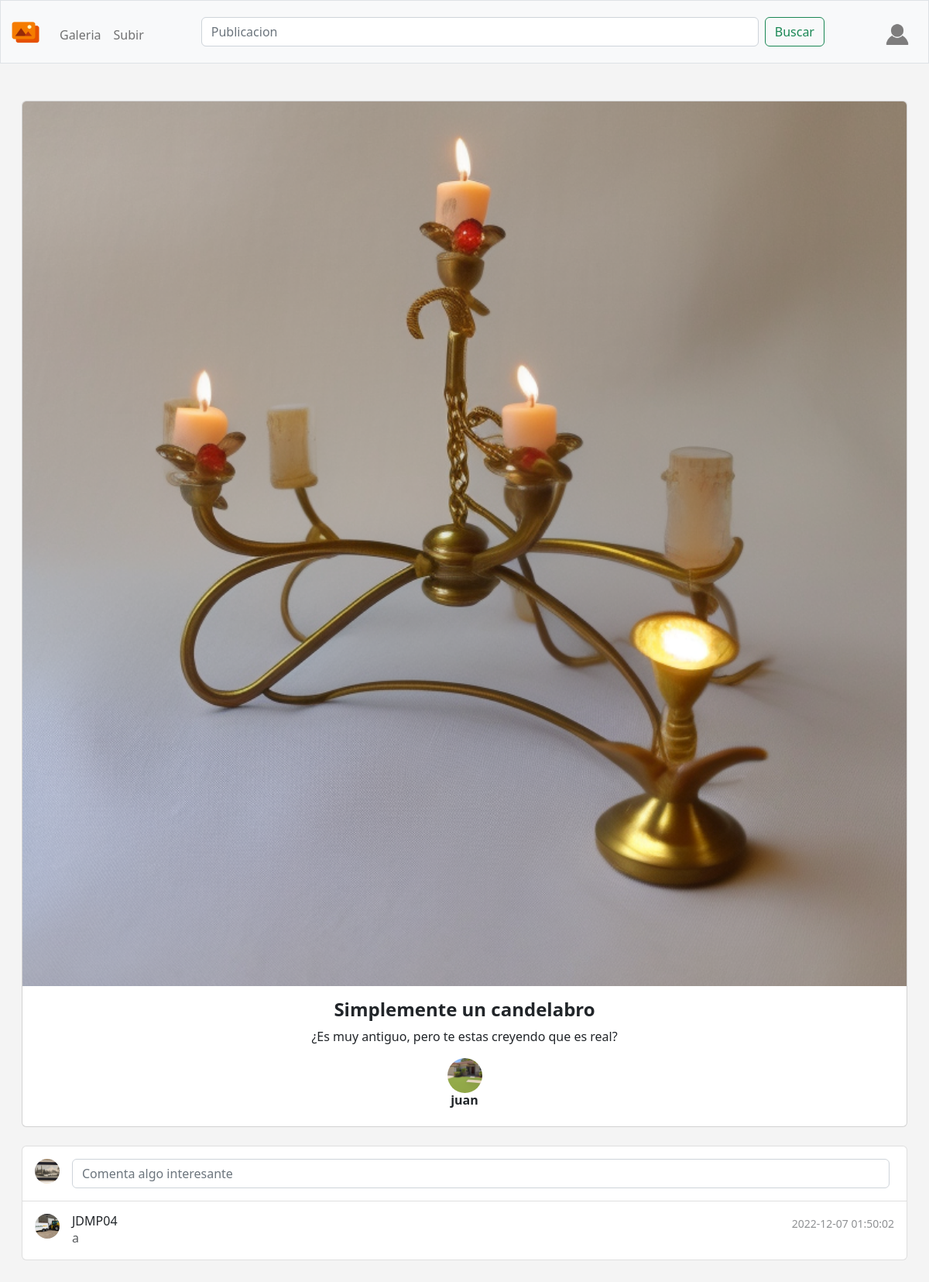
The page /image?public=2 (signed in) on the database its author committed.
### tables this page shows
CREATE TABLE 'public' ('id' INTEGER PRIMARY KEY AUTOINCREMENT NOT NULL, 'user_id' INTEGER NOT NULL, 'title' TEXT NOT NULL, 'ruta' TEXT NOT NULL, 'description' TEXT NOT NULL DEFAULT 'Un pajaro', 'privacidad' TEXT NOT NULL DEFAULT 'public', 'likes' INTEGER NOT NULL DEFAULT 0);

CREATE TABLE 'users' ('id' INTEGER PRIMARY KEY AUTOINCREMENT NOT NULL, 'username' TEXT NOT NULL, 'hash' TEXT NOT NULL, 'profile' TEXT NOT NULL DEFAULT '/static/profile/default-profile.png', 'correo' TEXT NOT NULL DEFAULT 'person@example.com');

CREATE TABLE 'comentarios' ('id' INTEGER PRIMARY KEY AUTOINCREMENT NOT NULL, 'user_id' INTEGER NOT NULL, 'public_id' INTEGER NOT NULL, 'comentario' TEXT NOT NULL DEFAULT 'Un pajaro',date TIMESTAMP DEFAULT CURRENT_TIMESTAMP);

### app.py (the view)
@app.route('/image')
@login_required
def image_function():
    user_id = session["user_id"]
    publicacion_id = request.args.get('public')
    perfil_local = db.execute(
        "SELECT profile FROM users WHERE id = ?", user_id)
    image_db = db.execute(
        "SELECT public.id, public.title, public.ruta, public.description, users.username, users.profile, users.id AS user_id FROM public INNER JOIN users ON public.user_id=users.id WHERE public.id = ?", publicacion_id)
    comentarios_db = db.execute(
        "SELECT comentarios.comentario, comentarios.date, comentarios.id, users.username, users.profile, users.id AS usuario, public.id AS publicacion FROM comentarios INNER JOIN users ON users.id = comentarios.user_id INNER JOIN public ON public.id = comentarios.public_id WHERE public.id = ? ORDER BY comentarios.date", publicacion_id
    )
    return render_template("imagen.html", imagen=image_db, publicacion=publicacion_id, comentarios = comentarios_db, usuario=perfil_local)

### app.py (called while the page is built)
@app.after_request
def after_request(response):
    response.headers["Cache-Control"] = "no-cache, no-store, must-revalidate"
    response.headers["Expires"] = 0
    response.headers["Pragma"] = "no-cache"
    return response

### mark.py (called while the page is built)
def login_required(f):
    @wraps(f)
    def decorated_function(*args, **kwargs):
        if session.get("user_id") is None:
            return redirect("/login")
        return f(*args, **kwargs)
    return decorated_function

### templates/imagen.html (shortened to what this page needs)
{% extends "layout.html" %}
{% block main %}
{% for public in imagen %}
<div class="row mx-1 imagen">
  <div class="col-md-12 mb-4">
    <div class="card card-cascade wider reverse">
      <div class="view view-cascade overlay">
        <img class="card-img-top" src='{{ public["ruta"] }}' alt="Card image cap">
      </div>
      <div class="card-body card-body-cascade text-center">
        <h4 class="card-title"><strong>{{ public["title"] }}</strong></h4>
        <p class="card-text">
          {{ public["description"] }}
        </p>
        <a href='profile?perfil={{ public["user_id"] }}'><img class="btn-md perfil" src='{{ public["profile"] }}'
            alt=""></a>
        <h6 class="card-title"><strong>{{ public["username"] }}</strong></h6>
      </div>
    </div>
  </div>
</div>
<div class="row mx-1 imagen">
  <div class="col-md-12 mb-4">
    <div class=" list-group w-auto imagen">
      <div class="list-group-item list-group-item-action d-flex gap-3 py-3" aria-current="true">
        <img src='{{ usuario[0]["profile"] }}' alt="imagen" width="32" height="32" class="rounded-circle flex-shrink-0">
        <div class="d-flex gap-2 w-100 justify-content-between">
          <form action="/comentar?public={{ publicacion }}" method="post">
            <input class="form-control me-2 comentarioimput" type="text" placeholder="Comenta algo interesante" aria-label="Search"
              name="comentario">
          </form>
        </div>
      </div>
      {% for comentario in comentarios %}
      <div class="list-group-item list-group-item-action d-flex gap-3 py-3" aria-current="true">
        <a href='profile?perfil={{ comentario["usuario"] }}'><img src='{{ comentario["profile"] }}' alt="twbs" width="32"
            height="32" class="rounded-circle flex-shrink-0"></a>
        <div class="d-flex gap-2 w-100 justify-content-between">
          <div>
            <h6 class="mb-0 text-start">{{ comentario["username"] }}</h6>
            <p class=" text-start mb-0 opacity-75">{{ comentario["comentario"] }}</p>
          </div>
          <div>
            <small class="opacity-50 text-nowrap">{{ comentario["date"] }}</small>
          </div>
        </div>
      </div>
      {% endfor %}
    </div>
  </div>
</div>
{% endfor %}
{% endblock %}

### static/styles.css (style rules this page uses)
body { background: #f4f4f4; }
.perfil { border-radius: 50%; height: 45px; width: 45px; }
a:link, a:visited, a:active { text-decoration: none; }
.comentarioimput { position: relative; width: 88vw; }

### rows shown on the page
public: ruta (picture), title "Simplemente un candelabro", description "¿Es muy antiguo, pero te estas creyendo que es real?", profile (picture), username "juan"
comentarios: profile (picture), username "JDMP04", comentario "a", date "2022-12-07 01:50:02"
